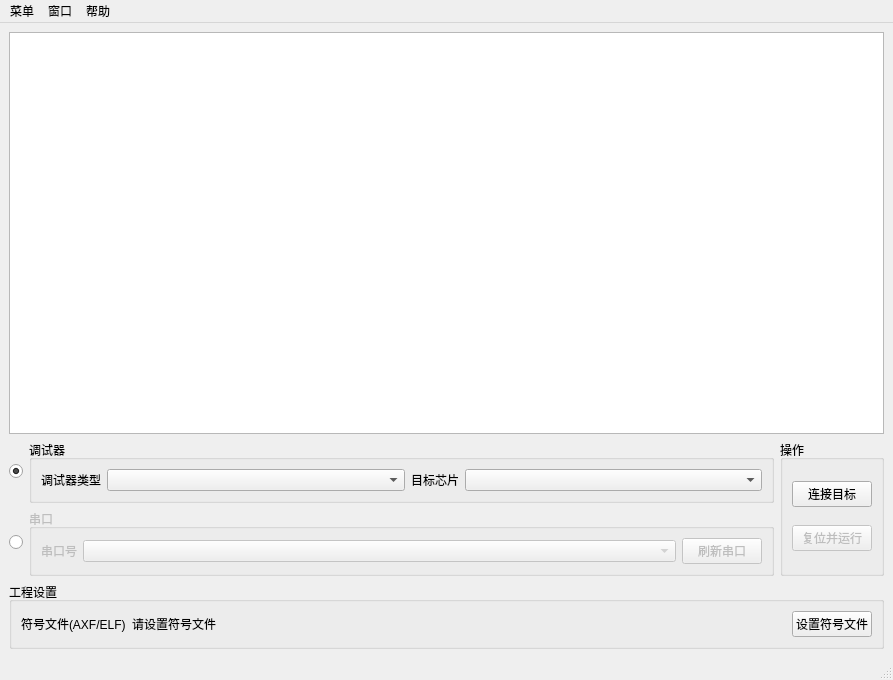
<?xml version="1.0" encoding="UTF-8"?>
<ui version="4.0">
 <class>MainWindow</class>
 <widget class="QMainWindow" name="MainWindow">
  <property name="geometry">
   <rect>
    <x>0</x>
    <y>0</y>
    <width>893</width>
    <height>680</height>
   </rect>
  </property>
  <property name="windowTitle">
   <string>MainWindow</string>
  </property>
  <widget class="QWidget" name="centralwidget">
   <layout class="QVBoxLayout" name="verticalLayout_2">
    <item>
     <widget class="QTableView" name="tb_var"/>
    </item>
    <item>
     <layout class="QGridLayout" name="gridLayout">
      <item row="0" column="0">
       <layout class="QHBoxLayout" name="horizontalLayout_4">
        <item>
         <widget class="QRadioButton" name="rb_openocd">
          <property name="text">
           <string/>
          </property>
          <property name="checked">
           <bool>true</bool>
          </property>
         </widget>
        </item>
        <item>
         <widget class="QGroupBox" name="box_openocd">
          <property name="enabled">
           <bool>true</bool>
          </property>
          <property name="title">
           <string>调试器</string>
          </property>
          <layout class="QHBoxLayout" name="horizontalLayout">
           <item>
            <widget class="QLabel" name="label">
             <property name="text">
              <string>调试器类型</string>
             </property>
            </widget>
           </item>
           <item>
            <widget class="QComboBox" name="cb_interface">
             <property name="sizePolicy">
              <sizepolicy hsizetype="Expanding" vsizetype="Fixed">
               <horstretch>0</horstretch>
               <verstretch>0</verstretch>
              </sizepolicy>
             </property>
            </widget>
           </item>
           <item>
            <widget class="QLabel" name="label_2">
             <property name="text">
              <string>目标芯片</string>
             </property>
            </widget>
           </item>
           <item>
            <widget class="QComboBox" name="cb_target">
             <property name="enabled">
              <bool>true</bool>
             </property>
             <property name="sizePolicy">
              <sizepolicy hsizetype="Expanding" vsizetype="Fixed">
               <horstretch>0</horstretch>
               <verstretch>0</verstretch>
              </sizepolicy>
             </property>
            </widget>
           </item>
          </layout>
         </widget>
        </item>
       </layout>
      </item>
      <item row="1" column="0">
       <layout class="QHBoxLayout" name="horizontalLayout_5">
        <item>
         <widget class="QRadioButton" name="rb_serialocd">
          <property name="text">
           <string/>
          </property>
         </widget>
        </item>
        <item>
         <widget class="QGroupBox" name="box_serial">
          <property name="enabled">
           <bool>false</bool>
          </property>
          <property name="sizePolicy">
           <sizepolicy hsizetype="Expanding" vsizetype="Preferred">
            <horstretch>0</horstretch>
            <verstretch>0</verstretch>
           </sizepolicy>
          </property>
          <property name="title">
           <string>串口</string>
          </property>
          <layout class="QHBoxLayout" name="horizontalLayout_3">
           <item>
            <widget class="QLabel" name="label_4">
             <property name="text">
              <string>串口号</string>
             </property>
            </widget>
           </item>
           <item>
            <widget class="QComboBox" name="cb_com">
             <property name="sizePolicy">
              <sizepolicy hsizetype="Expanding" vsizetype="Fixed">
               <horstretch>0</horstretch>
               <verstretch>0</verstretch>
              </sizepolicy>
             </property>
            </widget>
           </item>
           <item>
            <widget class="QPushButton" name="bt_refresh_serial">
             <property name="text">
              <string>刷新串口</string>
             </property>
            </widget>
           </item>
          </layout>
         </widget>
        </item>
       </layout>
      </item>
      <item row="0" column="1" rowspan="2">
       <widget class="QGroupBox" name="groupBox_4">
        <property name="title">
         <string>操作</string>
        </property>
        <layout class="QVBoxLayout" name="verticalLayout">
         <item>
          <widget class="QPushButton" name="bt_conn">
           <property name="text">
            <string>连接目标</string>
           </property>
          </widget>
         </item>
         <item>
          <widget class="QPushButton" name="bt_reset">
           <property name="enabled">
            <bool>false</bool>
           </property>
           <property name="text">
            <string>复位并运行</string>
           </property>
          </widget>
         </item>
        </layout>
       </widget>
      </item>
     </layout>
    </item>
    <item>
     <widget class="QGroupBox" name="groupBox_2">
      <property name="title">
       <string>工程设置</string>
      </property>
      <layout class="QHBoxLayout" name="horizontalLayout_2">
       <item>
        <widget class="QLabel" name="label_3">
         <property name="text">
          <string>符号文件(AXF/ELF)</string>
         </property>
        </widget>
       </item>
       <item>
        <widget class="QLabel" name="txt_axf_path">
         <property name="sizePolicy">
          <sizepolicy hsizetype="Expanding" vsizetype="Preferred">
           <horstretch>0</horstretch>
           <verstretch>0</verstretch>
          </sizepolicy>
         </property>
         <property name="text">
          <string>请设置符号文件</string>
         </property>
         <property name="alignment">
          <set>Qt::AlignLeading|Qt::AlignLeft|Qt::AlignVCenter</set>
         </property>
         <property name="wordWrap">
          <bool>true</bool>
         </property>
        </widget>
       </item>
       <item>
        <widget class="QPushButton" name="bt_set_axf">
         <property name="text">
          <string>设置符号文件</string>
         </property>
        </widget>
       </item>
      </layout>
     </widget>
    </item>
   </layout>
  </widget>
  <widget class="QMenuBar" name="menubar">
   <property name="geometry">
    <rect>
     <x>0</x>
     <y>0</y>
     <width>893</width>
     <height>29</height>
    </rect>
   </property>
   <widget class="QMenu" name="menu">
    <property name="title">
     <string>菜单</string>
    </property>
    <addaction name="action_refresh_conf"/>
    <addaction name="separator"/>
    <addaction name="action_save"/>
    <addaction name="action_load"/>
    <addaction name="separator"/>
    <addaction name="action_export"/>
   </widget>
   <widget class="QMenu" name="menu_2">
    <property name="title">
     <string>帮助</string>
    </property>
    <addaction name="action_help"/>
    <addaction name="separator"/>
    <addaction name="action_checkupdate"/>
    <addaction name="action_homepage"/>
    <addaction name="separator"/>
    <addaction name="action_feedback"/>
    <addaction name="action_about"/>
   </widget>
   <widget class="QMenu" name="menu_3">
    <property name="title">
     <string>窗口</string>
    </property>
    <addaction name="action_show_graph"/>
    <addaction name="action_show_selector"/>
   </widget>
   <addaction name="menu"/>
   <addaction name="menu_3"/>
   <addaction name="menu_2"/>
  </widget>
  <widget class="QStatusBar" name="statusbar"/>
  <action name="action_save">
   <property name="text">
    <string>保存配置</string>
   </property>
  </action>
  <action name="action_load">
   <property name="text">
    <string>导入配置</string>
   </property>
  </action>
  <action name="action_export">
   <property name="text">
    <string>导出数据</string>
   </property>
  </action>
  <action name="action_help">
   <property name="text">
    <string>使用说明</string>
   </property>
  </action>
  <action name="action_about">
   <property name="text">
    <string>关于</string>
   </property>
  </action>
  <action name="action_show_graph">
   <property name="text">
    <string>显示绘图窗口</string>
   </property>
  </action>
  <action name="action_refresh_conf">
   <property name="text">
    <string>刷新连接配置</string>
   </property>
   <property name="toolTip">
    <string>刷新连接配置</string>
   </property>
  </action>
  <action name="action_homepage">
   <property name="text">
    <string>转到主页</string>
   </property>
  </action>
  <action name="action_show_selector">
   <property name="text">
    <string>显示选择窗口</string>
   </property>
  </action>
  <action name="action_feedback">
   <property name="text">
    <string>反馈</string>
   </property>
  </action>
  <action name="action_checkupdate">
   <property name="text">
    <string>检查更新</string>
   </property>
  </action>
 </widget>
 <resources/>
 <connections/>
</ui>
